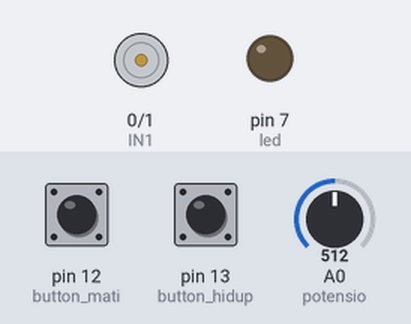
A sketch run on a simulated Arduino Uno, built with avr-gcc and run on an emulated ATmega328P. Shown: motor-driver pin pairs drawn as motors (green arrow = first pin HIGH = forward, orange = second pin HIGH = backward, longer = more drive, scaled by the enable pin), output pins drawn as LEDs (lit = HIGH). The inputs (shaded band) are chosen by the test bench; at power-on: pin 13 (button_hidup) HIGH, pin 12 (button_mati) HIGH, A0 (potensio) = 512.

Above: at 1.7 s.
1.8 s: pin 13 (button_hidup) pulled LOW for 0.15 s
At 2.4 s:
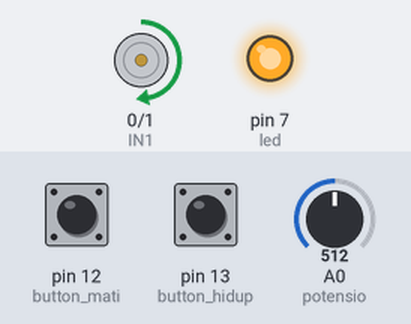
3.4 s: pin 12 (button_mati) pulled LOW for 0.15 s
At 4.6 s:
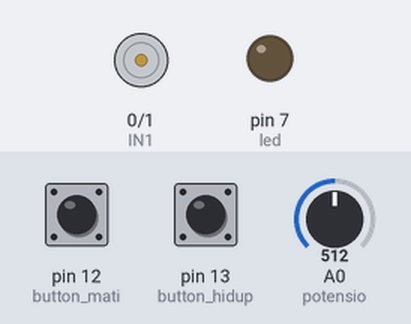
5.0 s: pin 13 (button_hidup) pulled LOW for 1 s
At 6.0 s:
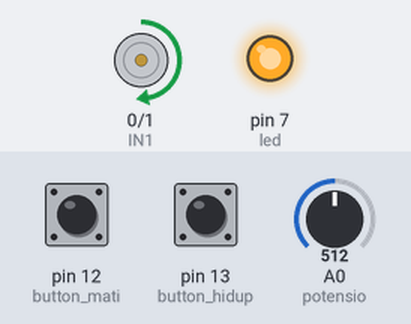
7.5 s: pin 12 (button_mati) pulled LOW for 1 s
At 7.9 s:
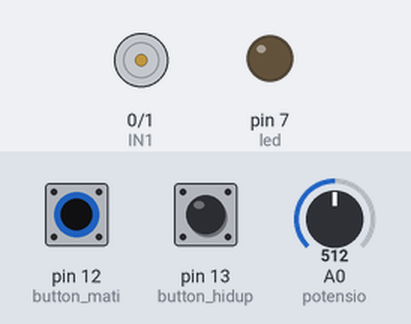
Timing chart, 0 to 10.5 s (numbered marks = the images above; inputs shaded):
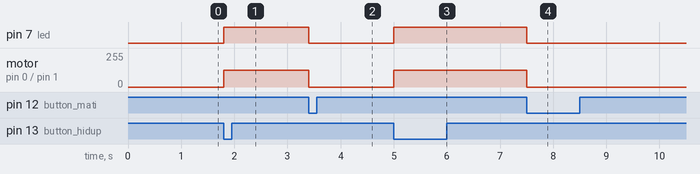

The sketch:

kecepatan_motor_dc.ino
```cpp
#define potensio A0
#define ENA 3
#define IN1 0
#define IN2 1
#define led 7
#define button_hidup 13
#define button_mati 12

int kecepatan=0;

void setup() {
  pinMode(potensio,INPUT);
  pinMode(button_hidup,INPUT_PULLUP);
  pinMode(button_mati,INPUT_PULLUP);
  pinMode(led,OUTPUT);
  pinMode(IN1,OUTPUT);
  pinMode(IN2,OUTPUT);
  pinMode(ENA,OUTPUT);
  analogWrite(ENA,0);
  delay(500);
}


void loop() {
  kecepatan=analogRead(potensio);
  kecepatan=map(kecepatan,0,1023,0,255);

  if(digitalRead(button_hidup)==LOW){
    digitalWrite(IN1,HIGH);
    digitalWrite(IN2,LOW);
    analogWrite(ENA,kecepatan);
    digitalWrite(led,HIGH);
  }
  else if(digitalRead(button_mati)==LOW){
    analogWrite(ENA,0);
    digitalWrite(led,LOW);
  }
}
```

Measured:
- after the input at 1.8 s, pin 7 (led): LOW → HIGH at once; motor on pin 0 (IN1) / pin 1 (IN2): stopped → forward 127/255 at once
- after the input at 3.4 s, pin 7 (led): HIGH → LOW at once; motor on pin 0 (IN1) / pin 1 (IN2): forward 127/255 → stopped at once
- after the input at 5.0 s, pin 7 (led): LOW → HIGH at once; motor on pin 0 (IN1) / pin 1 (IN2): stopped → forward 127/255 at once
- after the input at 7.5 s, pin 7 (led): HIGH → LOW at once; motor on pin 0 (IN1) / pin 1 (IN2): forward 127/255 → stopped at once
